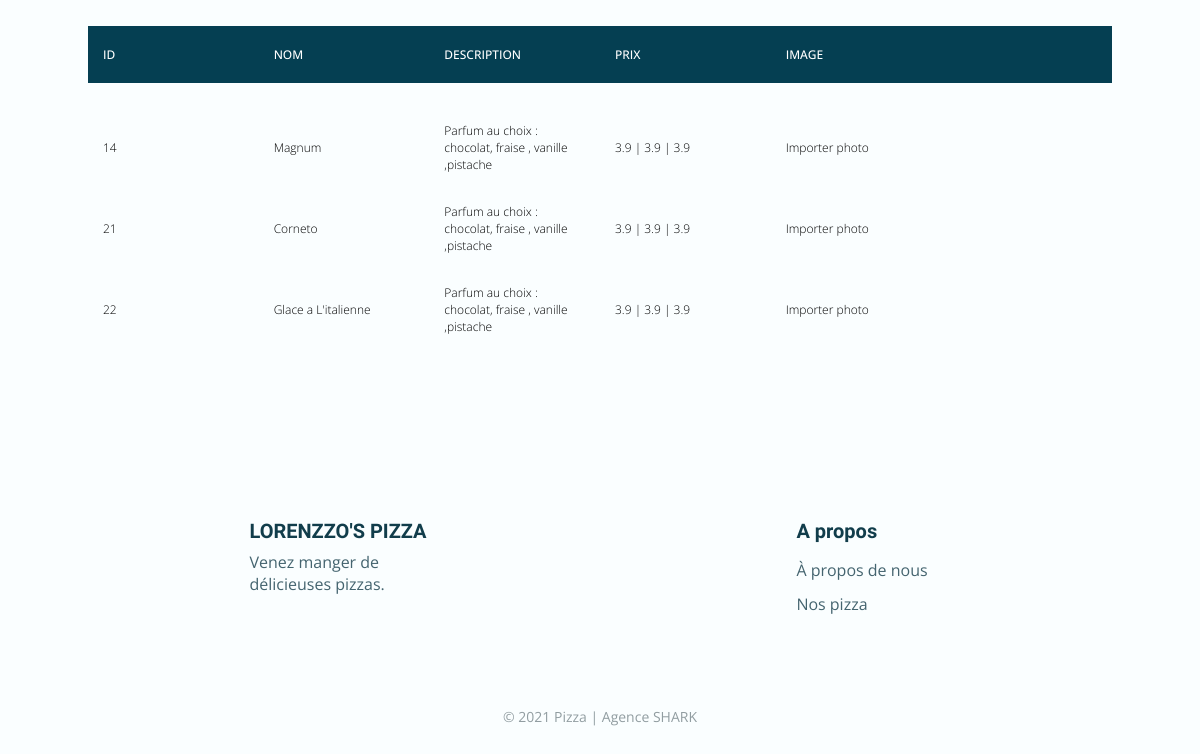
/admin-modifier-produit.php (lower part), run on an earlier commit of the app's database.
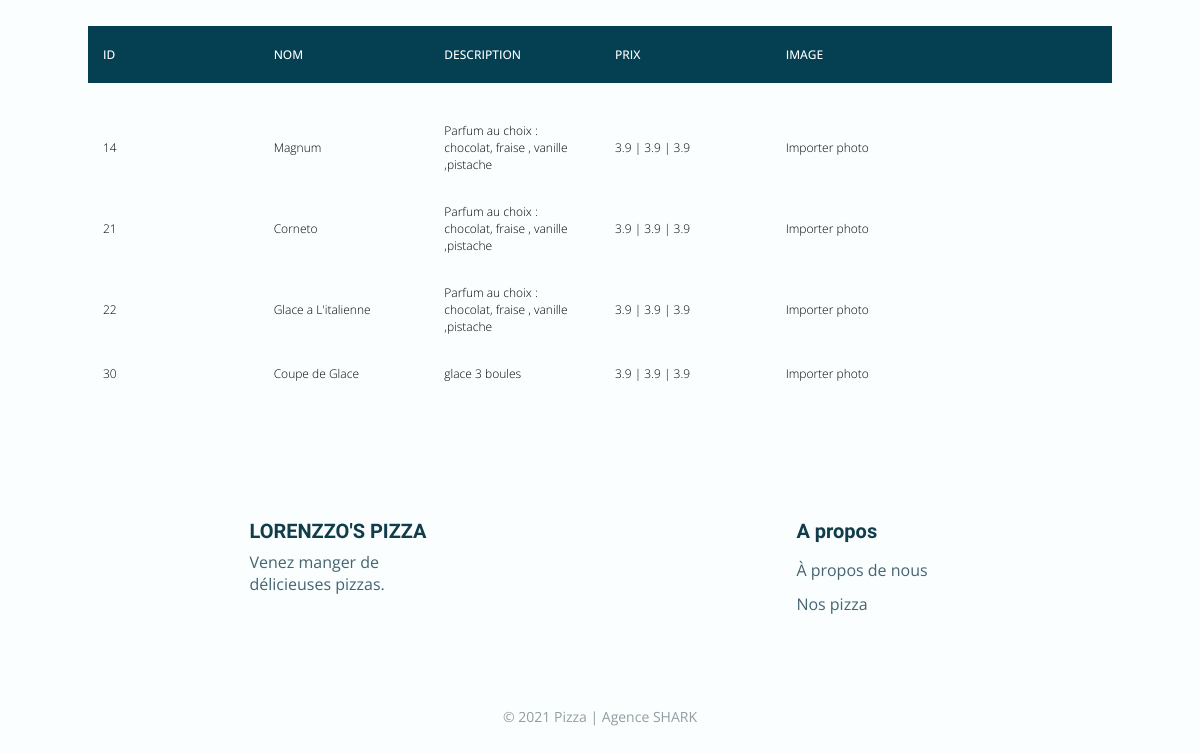
And on a later commit of the database.
### tables this page shows
CREATE TABLE IF NOT EXISTS `category` (
  `id` int NOT NULL AUTO_INCREMENT,
  `name` varchar(255) NOT NULL,
  PRIMARY KEY (`id`)
);

CREATE TABLE IF NOT EXISTS `produit` (
  `id` int NOT NULL AUTO_INCREMENT,
  `name` varchar(255) NOT NULL,
  `details` text NOT NULL,
  `img_path` varchar(255) NOT NULL,
  `category_id` int DEFAULT NULL,
  PRIMARY KEY (`id`),
  KEY `fk_product_category` (`category_id`)
);

### dbcontroller.php (called while the page is built, shortened)
<?php
class DBController {
    private $host = "localhost";
    private $user = "root";
    private $password = "";
    private $database = "lorenzzobd_dieug";
    private $conn;
    function __construct() {
        $this->conn = $this->connectDB();
    }
    function connectDB() {
        $conn = new PDO("mysql:host=" . $this->host . ";dbname=" . $this->database, $this->user, $this->password);
        return $conn;
    }
    function runQuery($query) {
        $result = $this->conn->query($query);
        while($row=$result->fetch(PDO::FETCH_ASSOC)) {
            $resultset[] = $row;
        }
        if(!empty($resultset))
            return $resultset;
    }
}
?>

### admin-modifier-produit.php (the view, shortened to what this page needs)
<?php include('base/head.php') ?>
<?php
    require_once ('dbcontroller.php');
    $db_handle = new DBcontroller();
?>
<?php
    $admins = $db_handle->runQuery("SELECT * FROM admin");
    $categories = $db_handle->runQuery("SELECT * FROM category");
    $products = $db_handle->runQuery("SELECT * FROM produit");
?>
<div class="product section">
<section>
    <?php
        foreach($categories as $category){
            $category['name']=str_replace("Nos", "Les", $category['name']);
            $filteredProducts = array_filter($products, static function($product) use($category){
                if($product['category_id'] === $category['id']){
                    return $product;
                }
            });
    ?>
    <div class="container grid" id="<?= $category['name'] ?>">
        <div class="product__table-header">
            <table cellpadding="0" cellspacing="0" border="0">
                <thead>
                <tr>
                    <th>ID</th>
                    <th>Nom</th>
                    <th>Description</th>
                    <th>Prix</th>
                    <th>Image</th>
                    <th><i class="uil uil-trash-alt"></i></th>
                </tr>
                </thead>
            </table>
        </div>
        <div class="product__table-content">
        <?php
            foreach($filteredProducts as $product){
                $id = $product["id"];
                $price = $db_handle->runQuery("SELECT price FROM price WHERE produit_id =$id")
        ?>
            <table cellpadding="0" cellspacing="0" border="0">
                <tbody>
                <tr>
                    <td><?= $product['id'] ?></td>
                    <td><?= $product['name'] ?></td>
                    <td><?= $product['details'] ?></td>
                    <td><?= $price[0]['price'] ?> | <?= $price[1]['price'] ?> | <?= $price[2]['price'] ?> </td>
                    <td>
                        <label for="upload-photo">Importer photo</label>
                    </td>
                    <td><i class="uil uil-trash-alt"></td>
                </tr>
                </tbody>
            </table>
            <?php
        };
        ?>
        </div>
        </div>
<?php
    }
?>
</section>
<?php include('base/footer.php') ?>
<?php include ('base/script.php') ?>

### base/head.php (shortened to what this page needs)
<!doctype html>
<html lang=fr>
<head>
    <link rel="stylesheet" href="https://unicons.iconscout.com/release/v4.0.0/css/line.css">
    <link rel="stylesheet" href="assets/css/swiper-bundle.min.css">
    <link rel="stylesheet" href="assets/css/style.css">
</head>
<body>

### base/footer.php
<footer class="footer section">
    <div class="footer__container container grid">
        <div class="footer__content grid">
            <div>
                <h3 class="footer__title">LORENZZO'S PIZZA</h3>
                <p class="footer__description">Venez manger de <br> délicieuses pizzas.
                </p>
            </div>
            <div class="footer__data">
                <h3 class="footer__subtitle">A propos</h3>
                <ul>
                    <li class="footer__item">
                        <a href="#about" class="footer__link">À propos de nous</a>
                    </li>
                    <li class="footer__item">
                        <a href="menu.php" class="footer__link">Nos pizza</a>
                    </li>
                </ul>
            </div>
        </div>
        <div class="footer__rights">
            <p class="footer__copy">&#169; 2021 Pizza | Agence SHARK</p>
        </div>
    </div>
</footer>

### base/script.php (shortened to what this page needs)
</body>
</html>

### assets/css/style.css (style rules this page uses)
:root { --header-height: 3rem; --hue-color: 195; --first-color: hsl(var(--hue-color), 89%, 17%); --first-color-alt: hsl(var(--hue-color), 64%, 15%); --title-color: hsl(var(--hue-color), 64%, 18%); --text-color: hsl(var(--hue-color), 24%, 35%); --text-color-light: hsl(var(--hue-color), 8%, 60%); --body-color: hsl(var(--hue-color), 100%, 99%); --hover-red: hsl(0, 89%, 64%); --white-color: #FFF; --body-font: 'Open Sans', sans-serif; --title-font: 'Raleway', sans-serif; --biggest-font-size: 2.5rem; --h1-font-size: 1.5rem; --h2-font-size: 1.25rem; --h3-font-size: 1rem; --normal-font-size: .938rem; --small-font-size: .813rem; --smaller-font-size: .75rem; --font-medium: 500; --font-semi-bold: 600; --mb-0-25: .25rem; --mb-0-5: .5rem; --mb-0-75: .75rem; --mb-1: 1rem; --mb-1-25: 1.25rem; --mb-1-5: 1.5rem; --mb-2: 2rem; --mb-2-5: 2.5rem; --z-index: 10; --z-fixed: 100; --z-popup: 1000; --img-transition: .3s; --img-hidden: hidden; --img-scale: scale(1.1); }
@media screen and (min-width: 968px) { :root { --biggest-font-size: 4rem; --h1-font-size: 2.25rem; --h2-font-size: 1.75rem; --h3-font-size: 1.25rem; --normal-font-size: 1rem; --small-font-size: .875rem; --smaller-font-size: .813rem; } }
* { box-sizing: border-box; padding: 0; margin: 0; }
html { scroll-behavior: smooth; -ms-text-size-adjust: 100%; -webkit-text-size-adjust: 100%; }
body { margin: var(--header-height) 0 0 0; font-family: var(--body-font); font-size: var(--normal-font-size); background-color: var(--body-color); color: var(--text-color); -ms-overflow-style: none; scrollbar-width: none; overflow-y: scroll; }
h1, h2, h3 { color: var(--title-color); font-weight: var(--font-semi-bold); font-family: var(--title-font); }
ul { list-style: none; }
a { text-decoration: none; }
table { width:100%; table-layout: fixed; }
th { padding: 20px 15px; text-align: left; font-weight: 500; font-size: 12px; color: #fff; text-transform: uppercase; }
.section { padding: 4.5rem 0 2.5rem; }
.container { max-width: 968px; margin-left: var(--mb-1); margin-right: var(--mb-1); }
.grid { display: grid; gap: 1.5rem; }
.product__table-header { background-color: var(--first-color); }
.product__table-content { height:300px; overflow-x:auto; margin-top: 0; }
.footer__container { row-gap: 5rem; }
.footer__content { grid-template-columns: repeat(auto-fit, minmax(220px, 1fr)); row-gap: 2rem; justify-items: center; }
.footer__title, .footer__subtitle { font-size: var(--h3-font-size); }
.footer__title { margin-bottom: var(--mb-0-5); }
.footer__description { margin-bottom: var(--mb-2); }
.footer__subtitle { margin-bottom: var(--mb-1); }
.footer__item { margin-bottom: var(--mb-0-75); }
.footer__link { color: var(--text-color); }
.footer__rights { row-gap: 1.5rem; text-align: center; }
.footer__copy, .footer__terms-link { font-size: var(--small-font-size); color: var(--text-color-light); }
@media screen and (min-width: 768px) { body { margin: 0; } }
@media screen and (min-width: 768px) { .section { padding: 7rem 0 2rem; } }
@media screen and (min-width: 768px) { .footer__rights { flex-direction: row; justify-content: space-between; } }
@media screen and (min-width: 1024px) { .container { margin-left: auto; margin-right: auto; } }
@media screen and (min-width: 1024px) { .footer__content { justify-items: center; } }
@media screen and (min-width: 1200px) { .container { max-width: 1024px; } }
@media screen and (min-height: 721px) { body { margin: 0; } }

What changed in the data, as far as the page shows it:
added produit: id "30", name "Coupe de Glace", details "glace 3 boules", price "3.9"
